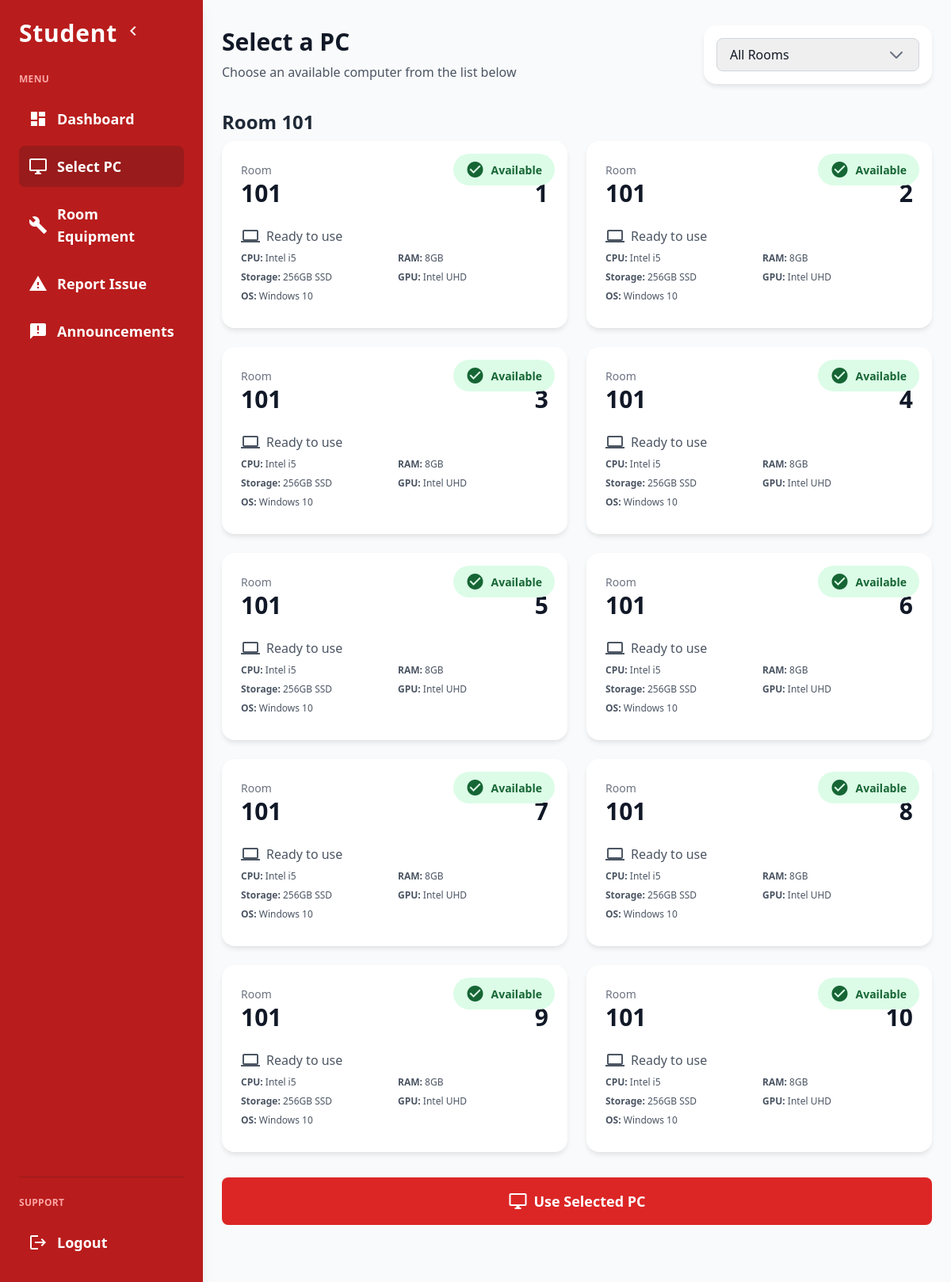
Page /student/select_pc.php (signed in) on the committed database.
### tables this page shows
CREATE TABLE `pcs` (
  `pc_id` int(11) NOT NULL,
  `room_id` int(11) DEFAULT NULL,
  `pc_number` int(11) DEFAULT NULL,
  `is_active` tinyint(1) DEFAULT 0,
  `used_by` int(11) DEFAULT NULL,
  `cpu` varchar(100) DEFAULT NULL,
  `ram` varchar(50) DEFAULT NULL,
  `storage` varchar(100) DEFAULT NULL,
  `gpu` varchar(100) DEFAULT NULL,
  `os` varchar(100) DEFAULT NULL
);

CREATE TABLE `rooms` (
  `room_id` int(11) NOT NULL,
  `room_number` varchar(10) DEFAULT NULL
);

### student/select_pc.php (the view, shortened to what this page needs)
<?php
require '../db/db.php';
$pcs_by_room = [];
$available_pcs_result = $conn->query("SELECT pcs.pc_id, pcs.pc_number, pcs.cpu, pcs.ram, pcs.storage, pcs.gpu, pcs.os, rooms.room_number, rooms.room_id FROM pcs JOIN rooms ON pcs.room_id = rooms.room_id WHERE pcs.is_active = 1 AND pcs.used_by IS NULL ORDER BY rooms.room_number, pcs.pc_number");
while ($pc = $available_pcs_result->fetch_assoc()) {
    $pcs_by_room[$pc['room_number']][] = $pc;
}
?>
<!DOCTYPE html>
<html lang="en">
<head>
    <link href="https://cdn.jsdelivr.net/npm/tailwindcss@2.2.19/dist/tailwind.min.css" rel="stylesheet">
</head>
<body class="bg-gray-50 text-gray-900">
    <div class="flex h-screen overflow-hidden">
        <nav id="sidebar" class="sidebar w-64 bg-red-700 text-white p-6 flex flex-col overflow-y-auto shadow-lg">
            <div class="flex items-center mb-8">
                <h1 class="text-3xl font-extrabold tracking-wide">Student</h1>
                <button id="toggleSidebar" class="ml-2 text-white focus:outline-none">
                    <span class="material-icons">chevron_left</span>
                </button>
            </div>
            <p class="text-xs font-semibold uppercase mb-4 tracking-wide text-red-300">Menu</p>
            <ul class="flex-grow space-y-2">
                <li>
                    <a href="dashboard.php" class="flex items-center p-3 rounded-lg hover:bg-red-600 transition-colors duration-200">
                        <span class="material-icons">dashboard</span>
                        <span class="font-semibold text-lg">Dashboard</span>
                    </a>
                </li>
                <li>
                    <a href="select_pc.php" class="flex items-center p-3 rounded-lg bg-red-800 hover:bg-red-600 transition-colors duration-200">
                        <span class="material-icons">desktop_windows</span>
                        <span class="font-semibold text-lg">Select PC</span>
                    </a>
                </li>
                <li>
                    <a href="equipment_list.php" class="flex items-center p-3 rounded-lg hover:bg-red-600 transition-colors duration-200">
                        <span class="material-icons">build</span>
                        <span class="font-semibold text-lg">Room Equipment</span>
                    </a>
                </li>
                <li>
                    <a href="report_issue.php" class="flex items-center p-3 rounded-lg hover:bg-red-600 transition-colors duration-200">
                        <span class="material-icons">report_problem</span>
                        <span class="font-semibold text-lg">Report Issue</span>
                    </a>
                </li>
                <li>
                    <a href="announcements.php" class="flex items-center p-3 rounded-lg hover:bg-red-600 transition-colors duration-200">
                        <span class="material-icons">announcement</span>
                        <span class="font-semibold text-lg">Announcements</span>
                    </a>
                </li>
            </ul>
            <div class="mt-auto pt-6 border-t border-red-800">
                <p class="text-xs font-semibold uppercase mb-4 tracking-wide text-red-300">Support</p>
                <ul>
                    <li>
                        <a href="../login.php" class="flex items-center p-3 rounded-lg hover:bg-red-600 transition-colors duration-200">
                            <span class="material-icons">logout</span>
                            <span class="font-semibold text-lg">Logout</span>
                        </a>
                    </li>
                </ul>
            </div>
        </nav>
        <main class="flex-1 overflow-y-auto">
            <div class="container mx-auto px-6 py-8">
                <div class="flex justify-between items-center mb-8">
                    <div>
                        <h2 class="text-3xl font-bold text-gray-900">Select a PC</h2>
                        <p class="mt-2 text-gray-600">Choose an available computer from the list below</p>
                    </div>
                    <div class="room-filter p-4">
                        <form method="get" class="flex items-center">
                            <select name="room" onchange="this.form.submit()"
                                class="select-room w-64 px-4 py-2 border border-gray-300 rounded-lg focus:outline-none focus:ring-2 focus:ring-red-500 focus:border-transparent">
                                <option value="">All Rooms</option>
                            </select>
                        </form>
                    </div>
                </div>
                <?php
                $room_keys = array_keys($pcs_by_room);
                foreach ($room_keys as $room_number):
                    $room_pcs = $pcs_by_room[$room_number];
                ?>
                    <div class="mb-10">
                        <h3 class="text-2xl font-semibold mb-2 text-gray-800">Room <?= htmlspecialchars($room_number) ?></h3>
                        <form method="post" id="pcSelectionForm<?= htmlspecialchars($room_number) ?>">
                            <div class="pc-grid">
                                <?php foreach ($room_pcs as $pc): ?>
                                    <div class="pc-card" onclick="selectPC(this, <?= $pc['pc_id'] ?>, '<?= htmlspecialchars($room_number) ?>')">
                                        <div class="p-6">
                                            <div class="status-badge available">
                                                <span class="material-icons text-sm">check_circle</span>
                                                Available
                                            </div>
                                            <div class="flex items-center justify-between mb-6">
                                                <div>
                                                    <span class="text-sm text-gray-500">Room</span>
                                                    <p class="text-3xl font-bold text-gray-900"><?= htmlspecialchars($pc['room_number']) ?></p>
                                                </div>
                                                <div class="text-right">
                                                    <span class="text-sm text-gray-500">PC Number</span>
                                                    <p class="text-3xl font-bold text-gray-900"><?= htmlspecialchars($pc['pc_number']) ?></p>
                                                </div>
                                            </div>
                                            <div class="flex items-center text-gray-600 mb-2">
                                                <span class="material-icons mr-2">computer</span>
                                                <span>Ready to use</span>
                                            </div>
                                            <div class="grid grid-cols-2 gap-2 text-xs text-gray-600 mt-2 mb-2">
                                                <div><span class="font-semibold">CPU:</span> <?= htmlspecialchars($pc['cpu'] ?? '-') ?></div>
                                                <div><span class="font-semibold">RAM:</span> <?= htmlspecialchars($pc['ram'] ?? '-') ?></div>
                                                <div><span class="font-semibold">Storage:</span> <?= htmlspecialchars($pc['storage'] ?? '-') ?></div>
                                                <div><span class="font-semibold">GPU:</span> <?= htmlspecialchars($pc['gpu'] ?? '-') ?></div>
                                                <div><span class="font-semibold">OS:</span> <?= htmlspecialchars($pc['os'] ?? '-') ?></div>
                                            </div>
                                        </div>
                                    </div>
                                <?php endforeach; ?>
                            </div>
                            <button type="submit" name="select_pc"
                                class="w-full btn-primary py-4 rounded-lg text-white flex items-center justify-center text-lg font-semibold mt-8"
                                onclick="return confirm('Are you sure you want to use this PC?')">
                                <span class="material-icons mr-2">desktop_windows</span>
                                Use Selected PC
                            </button>
                        </form>
                    </div>
                <?php endforeach; ?>
            </div>
        </main>
    </div>
</body>
</html>

### student/select_pc.php (style rules this page uses)
:root { --primary: #dc2626; --primary-dark: #b91c1c; }
nav a span.material-icons { margin-right: 12px; font-size: 24px; vertical-align: middle; }
.sidebar { transition: width 0.3s; }
.pc-grid { display: grid; grid-template-columns: repeat(auto-fill, minmax(300px, 1fr)); gap: 1.5rem; }
.pc-card { background: white; border-radius: 1rem; box-shadow: 0 4px 6px -1px rgba(0, 0, 0, 0.1); transition: all 0.3s ease; cursor: pointer; position: relative; overflow: hidden; }
.status-badge { position: absolute; top: 1rem; right: 1rem; padding: 0.5rem 1rem; border-radius: 2rem; font-size: 0.875rem; font-weight: 600; display: flex; align-items: center; gap: 0.5rem; }
.status-badge.available { background-color: #dcfce7; color: #166534; }
.room-filter { background: white; border-radius: 1rem; box-shadow: 0 4px 6px -1px rgba(0, 0, 0, 0.1); }
.select-room { appearance: none; background-repeat: no-repeat; background-position: right 1rem center; background-size: 1.5em; padding-right: 2.5rem; }
.btn-primary { background-color: var(--primary); transition: all 0.2s ease; }

### rows in the picture
pcs: room.room_number "101", pc_number "1", cpu "Intel i5", ram "8GB", storage "256GB SSD", gpu "Intel UHD", os "Windows 10"
pcs: room.room_number "101", pc_number "2", cpu "Intel i5", ram "8GB", storage "256GB SSD", gpu "Intel UHD", os "Windows 10"
pcs: room.room_number "101", pc_number "3", cpu "Intel i5", ram "8GB", storage "256GB SSD", gpu "Intel UHD", os "Windows 10"
pcs: room.room_number "101", pc_number "4", cpu "Intel i5", ram "8GB", storage "256GB SSD", gpu "Intel UHD", os "Windows 10"
pcs: room.room_number "101", pc_number "5", cpu "Intel i5", ram "8GB", storage "256GB SSD", gpu "Intel UHD", os "Windows 10"
pcs: room.room_number "101", pc_number "6", cpu "Intel i5", ram "8GB", storage "256GB SSD", gpu "Intel UHD", os "Windows 10"
pcs: room.room_number "101", pc_number "7", cpu "Intel i5", ram "8GB", storage "256GB SSD", gpu "Intel UHD", os "Windows 10"
pcs: room.room_number "101", pc_number "8", cpu "Intel i5", ram "8GB", storage "256GB SSD", gpu "Intel UHD", os "Windows 10"
pcs: room.room_number "101", pc_number "9", cpu "Intel i5", ram "8GB", storage "256GB SSD", gpu "Intel UHD", os "Windows 10"
pcs: room.room_number "101", pc_number "10", cpu "Intel i5", ram "8GB", storage "256GB SSD", gpu "Intel UHD", os "Windows 10"

### other values in the picture
$room_number "101"
